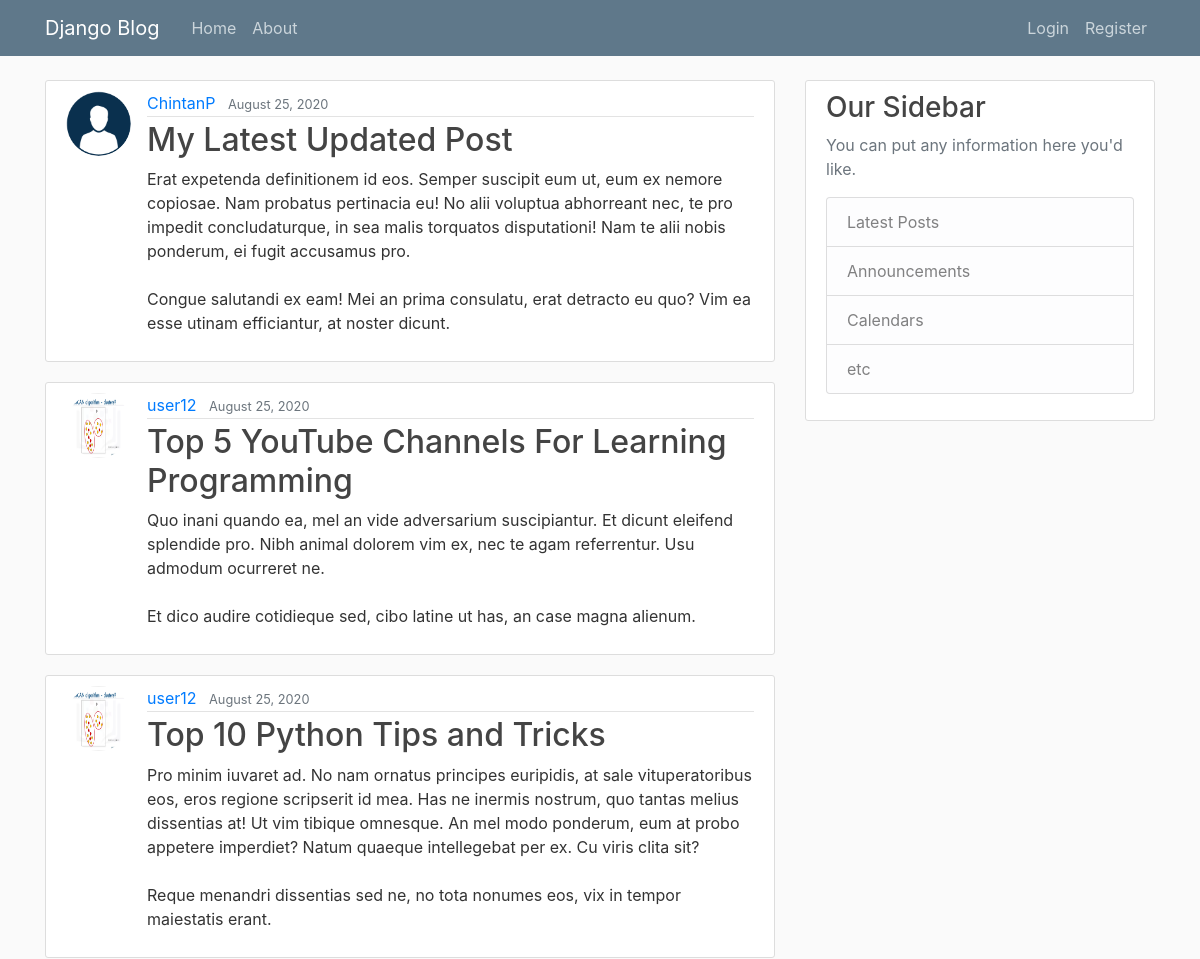
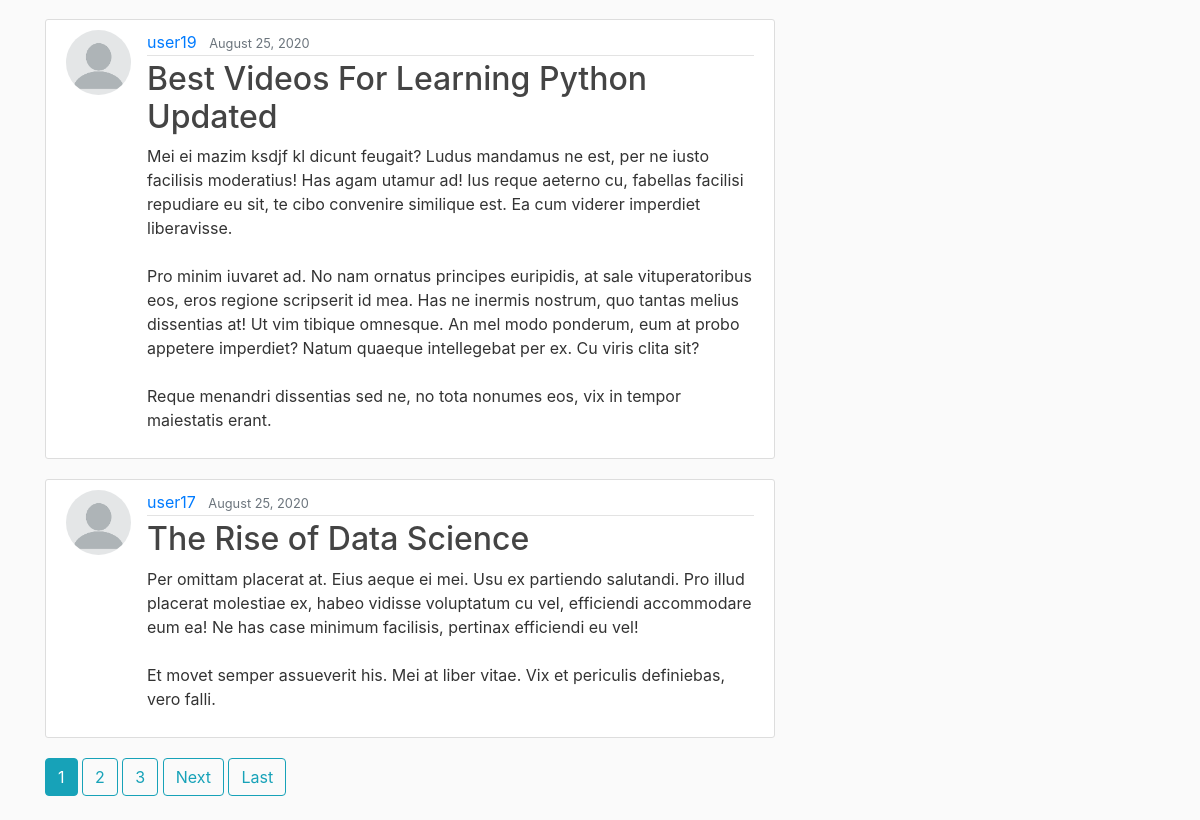
The page / on the database its author committed (2 pictures, top to bottom).
### blog/models.py (models this page shows, shortened)
class Post(models.Model):
    title = models.CharField(max_length=100)
    content = models.TextField()
    date_posted = models.DateTimeField(default=timezone.now)
    author = models.ForeignKey(User, on_delete=models.CASCADE)

### users/models.py (models this page shows, shortened)
class Profile(models.Model):
    user = models.OneToOneField(User, on_delete=models.CASCADE)
    image = models.ImageField(default='default.jpg', upload_to='profile_pics')

### blog/views.py (the view)
# urls.py: path('', PostListView.as_view(), name='blog-home'),
class PostListView(ListView):
    model = Post
    template_name = 'blog/home.html' #<app>/<model>_<viewtype>.html
    context_object_name = 'posts'
    ordering = ['-date_posted'] #to descending ['-date_posted'] (latest posts is viewed first)
    paginate_by = 5

### blog/templates/blog/home.html (shortened to what this page needs)
{% extends "blog/base.html" %}
{% block content %}
    {% for post in posts %}
        <article class="media content-section">
            <img class="rounded-circle article-img" src="{{ post.author.profile.image.url }}">
            <div class="media-body">
                <div class="article-metadata">
                    <a class="mr-2" href="{% url 'user-posts' post.author.username %}">{{ post.author }}</a>
                    <small class="text-muted">{{ post.date_posted|date:"F d, Y" }}</small>
                </div>
                <h2><a class="article-title" href="{% url 'post-detail' post.id %}">{{ post.title }}</a></h2>
                <p class="article-content">{{ post.content }}</p>
            </div>
        </article>
    {% endfor %}
    {% if is_paginated %}
        {% for num in page_obj.paginator.page_range %}
            {% if page_obj.number == num %}
                <a class="btn btn-info mb-4" href="?page={{ num }}">{{ num }}</a>
            {% elif num > page_obj.number|add:'-3' and  num < page_obj.number|add:'3'%}
                <a class="btn btn-outline-info mb-4" href="?page={{ num }}">{{ num }}</a>
            {% endif %}
        {% endfor %}
        {% if page_obj.has_next %}
            <a class="btn btn-outline-info mb-4" href="?page={{ page_obj.next_page_number}}">Next</a>
            <a class="btn btn-outline-info mb-4" href="?page={{ page_obj.paginator.num_pages}}">Last</a>
        {% endif %}
    {% endif %}
{% endblock content%}

### blog/templates/blog/base.html (shortened to what this page needs)
{% load static %}
<!DOCTYPE html>
<html lang="en">
<head>
    <link rel="stylesheet" href="https://maxcdn.bootstrapcdn.com/bootstrap/4.0.0/css/bootstrap.min.css">
    <link rel="stylesheet" type="text/css" href="{% static 'blog/main.css' %}">
</head>
<body>
    <header class="site-header">
        <nav class="navbar navbar-expand-md navbar-dark bg-steel fixed-top">
            <div class="container">
            <a class="navbar-brand mr-4" href="/">Django Blog</a>
            <div class="collapse navbar-collapse" id="navbarToggle">
                <div class="navbar-nav mr-auto">
                    <a class="nav-item nav-link" href="{% url 'blog-home' %}">Home</a>
                    <a class="nav-item nav-link" href="{% url 'blog-about' %}">About</a>
                </div>
                <div class="navbar-nav">
                    {% if user.is_authenticated %}
                        <a class="nav-item nav-link" href="{% url 'post-create' %}">New Post</a>
                        <a class="nav-item nav-link" href="{% url 'profile' %}">Profile</a>
                        <a class="nav-item nav-link" href="{% url 'logout' %}">Logout</a>
                    {% else %}
                        <a class="nav-item nav-link" href="{% url 'login' %}">Login</a>
                        <a class="nav-item nav-link" href="{% url 'register' %}">Register</a>
                    {% endif %}
                </div>
            </div>
            </div>
        </nav>
    </header>
    <main role="main" class="container">
        <div class="row">
            <div class="col-md-8">
            {% block content %}{% endblock %}
            </div>
            <div class="col-md-4">
            <div class="content-section">
                <h3>Our Sidebar</h3>
                <p class='text-muted'>You can put any information here you'd like.
                <ul class="list-group">
                    <li class="list-group-item list-group-item-light">Latest Posts</li>
                    <li class="list-group-item list-group-item-light">Announcements</li>
                    <li class="list-group-item list-group-item-light">Calendars</li>
                    <li class="list-group-item list-group-item-light">etc</li>
                </ul>
                </p>
            </div>
            </div>
        </div>
        </main>
</body>
</html>

### blog/static/blog/main.css (style rules this page uses)
body { background: #fafafa; color: #333333; margin-top: 5rem; }
h1, h2, h3, h4, h5, h6 { color: #444444; }
ul { margin: 0; }
.bg-steel { background-color: #5f788a; }
.site-header .navbar-nav .nav-link { color: #cbd5db; }
.content-section { background: #ffffff; padding: 10px 20px; border: 1px solid #dddddd; border-radius: 3px; margin-bottom: 20px; }
.article-title { color: #444444; }
.article-content { white-space: pre-line; }
.article-img { height: 65px; width: 65px; margin-right: 16px; }
.article-metadata { padding-bottom: 1px; margin-bottom: 4px; border-bottom: 1px solid #e3e3e3 }

### rows shown on the page
Post: author.profile.image (picture), author "ChintanP", date_posted "August 25, 2020", title "My Latest Updated Post", content "Erat expetenda definitionem id eos. Semper suscipit eum ut, eum ex nemore copiosae. Nam probatus pertinacia eu! No alii voluptua abhorreant nec, te pro impedit concludaturque, in sea malis torquatos disputationi! Nam te alii nobis ponderum, ei fugit accusamus pro. Congue salutandi ex eam! Mei an prima consulatu, erat detracto eu quo? Vim ea esse utinam efficiantur, at noster dicunt."
Post: author.profile.image (picture), author "user12", date_posted "August 25, 2020", title "Top 5 YouTube Channels For Learning Programming", content "Quo inani quando ea, mel an vide adversarium suscipiantur. Et dicunt eleifend splendide pro. Nibh animal dolorem vim ex, nec te agam referrentur. Usu admodum ocurreret ne. Et dico audire cotidieque sed, cibo latine ut has, an case magna alienum."
Post: author.profile.image (picture), author "user12", date_posted "August 25, 2020", title "Top 10 Python Tips and Tricks", content "Pro minim iuvaret ad. No nam ornatus principes euripidis, at sale vituperatoribus eos, eros regione scripserit id mea. Has ne inermis nostrum, quo tantas melius dissentias at! Ut vim tibique omnesque. An mel modo ponderum, eum at probo appetere imperdiet? Natum quaeque intellegebat per ex. Cu viris clita sit? Reque menandri dissentias sed ne, no tota nonumes eos, vix in tempor maiestatis erant."
Post: author.profile.image (placeholder picture), author "user19", date_posted "August 25, 2020", title "Best Videos For Learning Python Updated", content "Mei ei mazim ksdjf kl dicunt feugait? Ludus mandamus ne est, per ne iusto facilisis moderatius! Has agam utamur ad! Ius reque aeterno cu, fabellas facilisi repudiare eu sit, te cibo convenire similique est. Ea cum viderer imperdiet liberavisse. Pro minim iuvaret ad. No nam ornatus principes euripidis, at sale vituperatoribus eos, eros regione scripserit id mea. Has ne inermis nostrum, quo tantas melius dissentias at! Ut vim tibique omnesque. An mel modo ponderum, eum at probo appetere imperdiet? Natum quaeque intellegebat per ex. Cu viris clita sit? Reque menandri dissentias sed ne, no tota nonumes eos, vix in tempor maiestatis erant."
Post: author.profile.image (placeholder picture), author "user17", date_posted "August 25, 2020", title "The Rise of Data Science", content "Per omittam placerat at. Eius aeque ei mei. Usu ex partiendo salutandi. Pro illud placerat molestiae ex, habeo vidisse voluptatum cu vel, efficiendi accommodare eum ea! Ne has case minimum facilisis, pertinax efficiendi eu vel! Et movet semper assueverit his. Mei at liber vitae. Vix et periculis definiebas, vero falli."

### other values the page prints
{{ num }} "1"
{{ num }} "2" "3"
